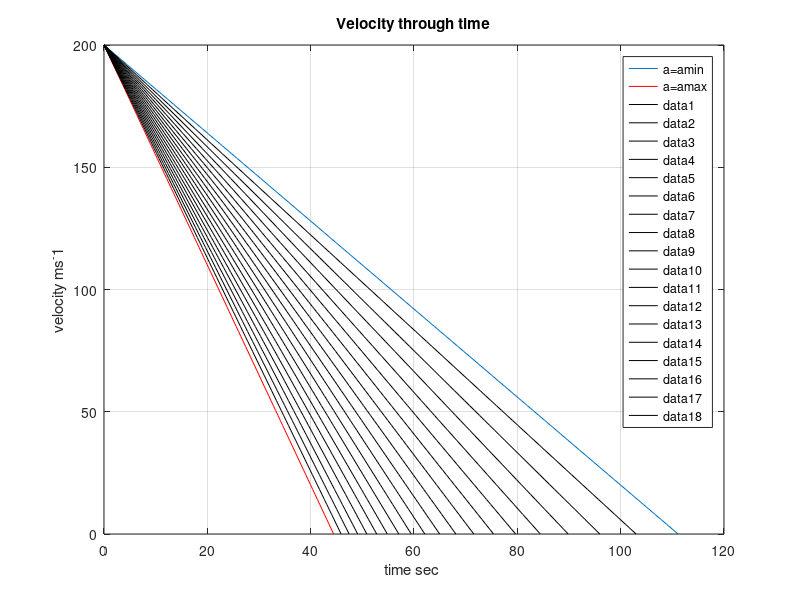
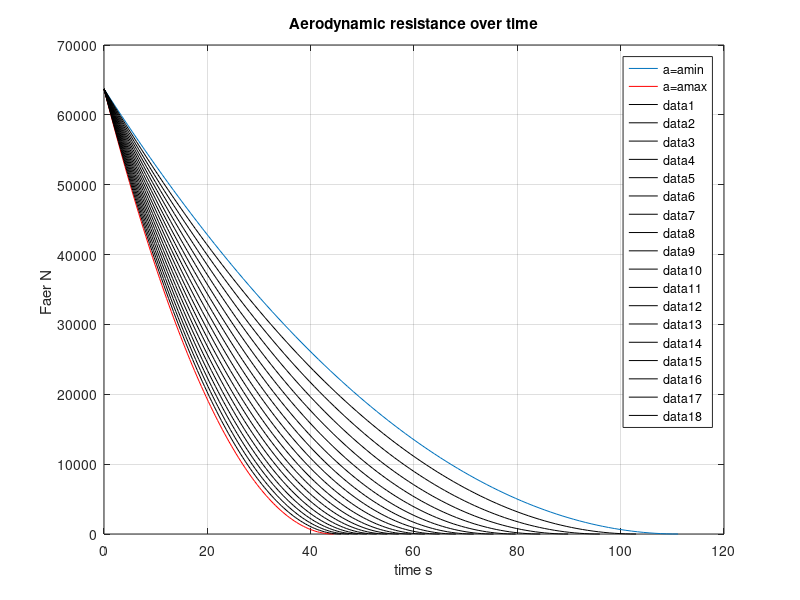
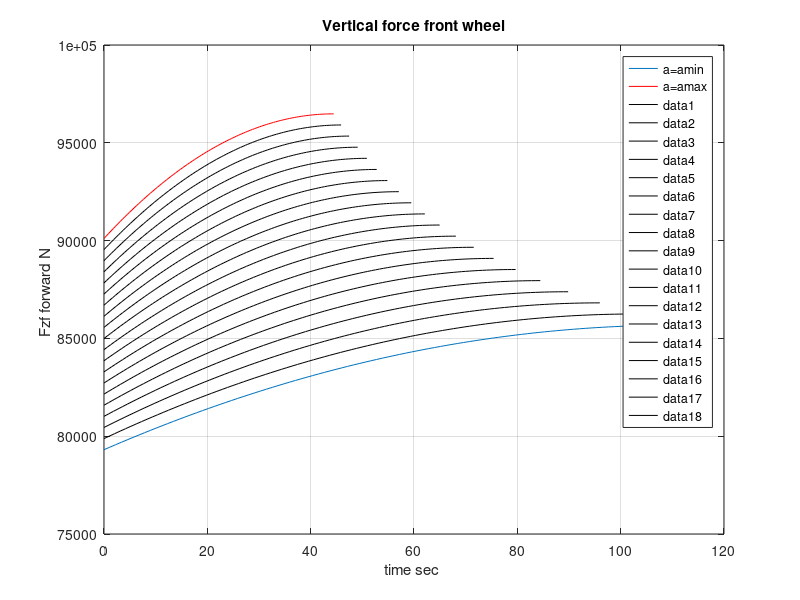
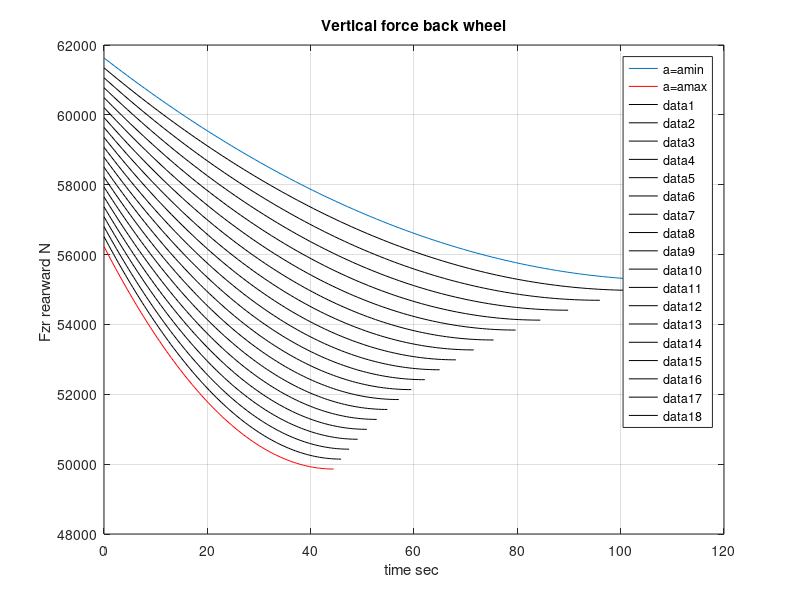

The MATLAB script that drew these images, in order:
clear all 
close all
clc

%% FORCES

% INPUT
% m  = vehicle mass         [Kg]
% v1 = initial velocity
% a  = deceleration         [linspace es. a=linspace(1.8,4.5,20)]
% Af = car front area [m^2]
% Cd = drag coefficient 
% lr ,lf , h , haer          [scalar]

% OUTPUT
% v             = velocity as the time varies for a given deceleration
% Faer          = aerodinamic force in t - fixed Cd
% Fzf Fzr       = vertical force on front wheel and back wheel considering the variation
% of the deceleration
% Fzfmed Fzrmed = average values of Fzf and Fzr

m=20000
v1=200
a=linspace(1.8,4.5,20)
Af=52
Cd=0.05
lr=2
lf=3
h=1
hear=0.5


% as many braking times as there are decelerations
tf=(v1*ones(1,length(a)))./a ;

for k=1:length(a),
t(k,:)=linspace(0,tf(k));
end

for k1=1:length(a),
v(k1,:)=v1*ones(1,100)-a(1,k1)*t(k1,:);
Faer(k1,:)=0.5*1.225*Af*Cd*(v(k1,:).^2);
end
figure(1) 
plot(t(1,:),v(1,:))
grid
hold
plot(t(length(a),:),v(length(a),:),'r')
xlabel('time sec ')
ylabel('velocity ms^-1');
legend('a=amin ','a=amax')
title('Velocity through time')
for k2=2:length(a)-1
plot(t(k2,:),v(k2,:),'k')
end
%%%%%
figure(2) 
plot(t(1,:),Faer(1,:))
grid
hold
plot(t(length(a),:),Faer(length(a),:),'r')
xlabel('time s')
ylabel('Faer N ')
title('Aerodynamic resistance over time')
legend('a=amin ','a=amax')
for k3=2:length(a)-1
plot(t(k3,:),Faer(k3,:),'k')
end


%% CALCULATION OF ANTERIOR AND POSTERIOR VERTICAL REACTIONS
g=9.81; % gravity acceleration' ms^-2
for k4=1:length(a)
Fzf(k4,:)=(m*(g*lr*ones(1,100)+a(k4)*h*ones(1,100))-Faer(k4,:)*hear)/(lr+lf);
Fzr(k4,:)=(m*0.5*(-a(k4)*h*ones(1,100)+g*lf*(ones(1,100)))+Faer(k4,:)*hear)/(lr+lf);
Fzfmed(k4)=mean(Fzf(k4,:));
Fzrmed(k4)=mean(Fzr(k4,:));
end

figure(3) 
plot(t(1,:),Fzf(1,:))
grid
hold
plot(t(length(a),:),Fzf(length(a),:),'r')
xlabel('time sec ')
ylabel('Fzf forward N ')
title('Vertical force front wheel')
legend('a=amin ','a=amax')
for k5=2:length(a)-1
plot(t(k5,:),Fzf(k5,:),'k')
end
figure(4) 
plot(t(1,:),Fzr(1,:))
grid
hold
plot(t(length(a),:),Fzr(length(a),:),'r')
xlabel('time sec ')
ylabel('Fzr rearward N ')
title('Vertical force back wheel')
legend('a=amin ','a=amax')
for k6=2:length(a)-1
plot(t(k6,:),Fzr(k6,:),'k')
end